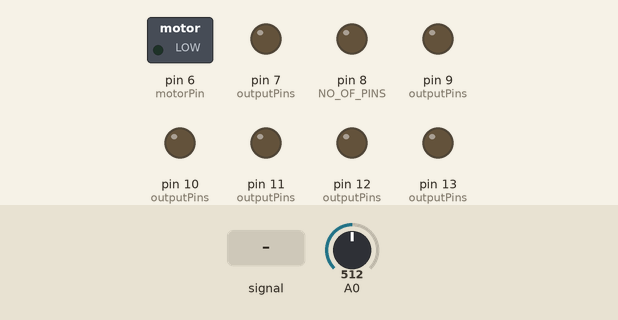
Recording of a sketch running on a simulated Arduino Uno, built with avr-gcc and run on an emulated ATmega328P. Shown: switched loads named in the sketch (green lamp = pin HIGH), output pins drawn as LEDs (lit = HIGH). Dashed ring = blinking. Inputs (shaded band) come from the test bench; at power-on: A0 = 512. Random numbers use the default seed unless the sketch sets one.

Above: at 1.2 s.
1.3 s: A0 fed a 200 Hz sine of ±81 counts around its level
At 2.86 s:
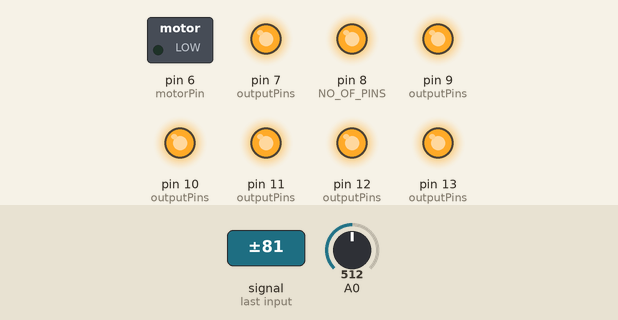
4.3 s: A0 set to 716
7.3 s: A0 set to 731
At 9.32 s:
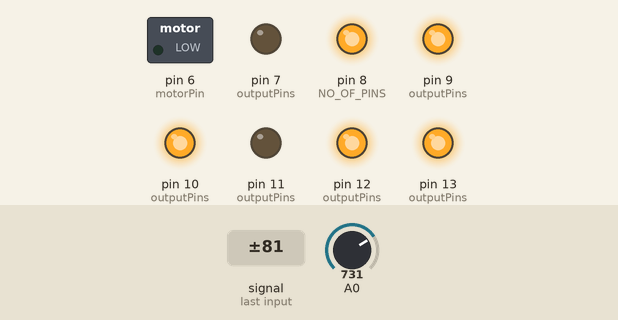
10.3 s: A0 set to 748
At 11.12 s:
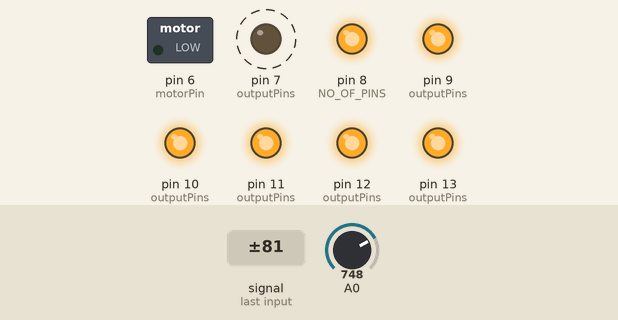
13.3 s: A0 set to 764
At 14.1 s:
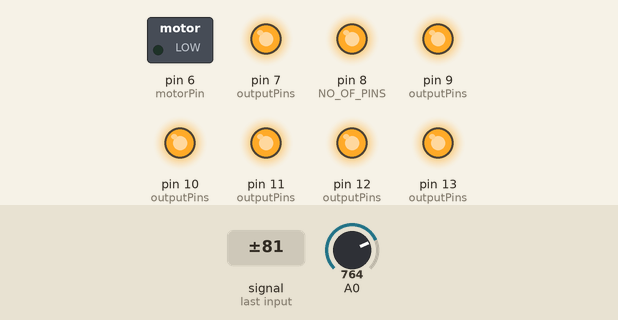
14.9 s: A0 set to 900
At 15.1 s:
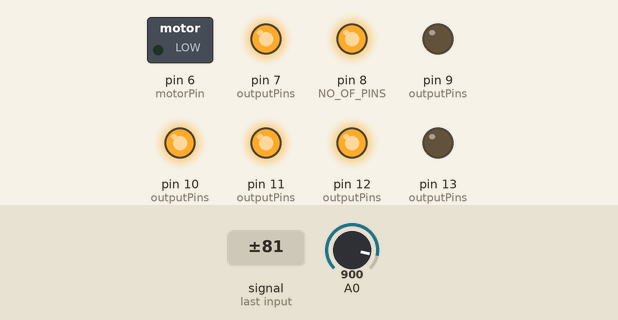
Timing chart, 0 to 21.0 s (numbered marks = the images above; inputs shaded):
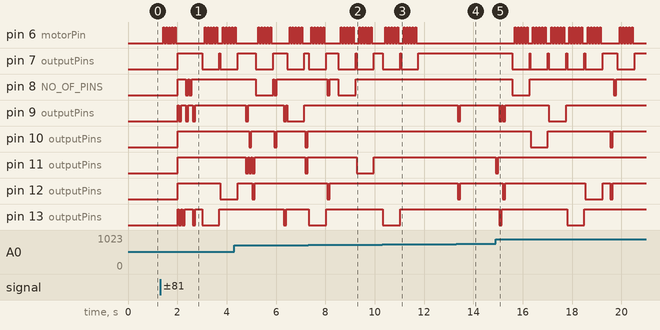

Measured:
- the behaviour switches between 730 and 731 on A0 (found by bisection; images 1 and 2)
- the behaviour switches between 763 and 764 on A0 (found by bisection; images 3 and 4)
- after the input at 1.3 s, pin 7 (outputPins): LOW → HIGH after 0.72 s, → LOW 0.98 s later, → HIGH 0.70 s later, → LOW 0.04 s later; pin 8 (NO_OF_PINS): goes HIGH 0.32 s, LOW 0.10 s, HIGH 0.04 s, LOW 0.10 s, then HIGH, starting after 0.72 s
- after the input at 7.3 s, pin 11 (outputPins): HIGH → LOW after 2.0 s, → HIGH 0.70 s later
- after the input at 10.3 s, pin 6 (motorPin): goes 4 × (HIGH 0.04 s, LOW 0.08 s), HIGH 0.04 s, LOW 0.22 s, 4 × (HIGH 0.04 s, LOW 0.08 s), HIGH 0.04 s, then LOW, starting after 0.13 s; pin 7 (outputPins): alternates HIGH for 0.04 s and LOW for 0.70 s, 4 changes in all, then stays HIGH, starting at once
- after the input at 13.3 s, pin 9 (outputPins), pin 12 (outputPins): HIGH → LOW after 0.07 s, → HIGH 0.10 s later
- after the input at 14.9 s, pin 7 (outputPins): goes 4 × (LOW 0.70 s, HIGH 0.04 s), LOW 0.70 s, HIGH 0.60 s, LOW 0.70 s, then HIGH, starting after 0.68 s; pin 8 (NO_OF_PINS): HIGH → LOW after 0.68 s, → HIGH 0.70 s later, → LOW 3.4 s later, → HIGH 0.10 s later

The sketch:

beatslaves2.ino
```cpp
// (licence header left out)
// Our Global Sample Rate, 5000hz
#define SAMPLEPERIODUS 200

// defines for setting and clearing register bits
#ifndef cbi
#define cbi(sfr, bit) (_SFR_BYTE(sfr) &= ~_BV(bit))
#endif
#ifndef sbi
#define sbi(sfr, bit) (_SFR_BYTE(sfr) |= _BV(bit))
#endif
#define NO_OF_PINS 8
const int motorPin = 6;
int outputPins[NO_OF_PINS] = {6, 7, 8, 9, 10, 11, 12, 13};
int outputPin;
char mystr[1] = "0"; //String data
char bystr[1] = "1";
int i;

void setup() {
    Serial.begin(9600);
    // Set ADC to 77khz, max for 10bit
    sbi(ADCSRA,ADPS2);
    cbi(ADCSRA,ADPS1);
    cbi(ADCSRA,ADPS0);

    //The pin with the LED
    pinMode(6, OUTPUT);
    pinMode(7, OUTPUT);
    pinMode(8, OUTPUT);
    pinMode(9, OUTPUT);
    pinMode(10, OUTPUT);
    pinMode(11, OUTPUT);
    pinMode(12, OUTPUT);
    pinMode(13, OUTPUT);
}

// 20 - 200hz Single Pole Bandpass IIR Filter
float bassFilter(float sample) {
    static float xv[3] = {0,0,0}, yv[3] = {0,0,0};
    xv[0] = xv[1]; xv[1] = xv[2];
    xv[2] = (sample) / 3.f; // change here to values close to 2, to adapt for stronger or weeker sources of line level audio


    yv[0] = yv[1]; yv[1] = yv[2];
    yv[2] = (xv[2] - xv[0])
        + (-0.7960060012f * yv[0]) + (1.7903124146f * yv[1]);
    return yv[2];
}

// 10hz Single Pole Lowpass IIR Filter
float envelopeFilter(float sample) { //10hz low pass
    static float xv[2] = {0,0}, yv[2] = {0,0};
    xv[0] = xv[1];
    xv[1] = sample / 50.f;
    yv[0] = yv[1];
    yv[1] = (xv[0] + xv[1]) + (0.9875119299f * yv[0]);
    return yv[1];
}

// 1.7 - 3.0hz Single Pole Bandpass IIR Filter
float beatFilter(float sample) {
    static float xv[3] = {0,0,0}, yv[3] = {0,0,0};
    xv[0] = xv[1]; xv[1] = xv[2];
    xv[2] = sample / 2.7f;
    yv[0] = yv[1]; yv[1] = yv[2];
    yv[2] = (xv[2] - xv[0])
        + (-0.7169861741f * yv[0]) + (1.4453653501f * yv[1]);
    return yv[2];
}

void loop() {
    unsigned long time = micros(); // Used to track rate
    float sample, value, envelope, beat, thresh;
    unsigned char i;
    /*digitalWrite(7, HIGH);
    digitalWrite(8, HIGH);
    digitalWrite(9, HIGH);
    digitalWrite(10, HIGH);
    digitalWrite(11, HIGH);
    digitalWrite(12, HIGH);
    digitalWrite(13, HIGH);*/


    for(i = 0;;++i){
        // Read ADC and center so +-512
        sample = (float)analogRead(0)-503.f;

        // Filter only bass component
        value = bassFilter(sample);

        // Take signal amplitude and filter
        if(value < 0)value=-value;
        envelope = envelopeFilter(value);

        // Every 200 samples (25hz) filter the envelope
        if(i == 200) {
                // Filter out repeating bass sounds 100 - 180bpm
                beat = beatFilter(envelope);
                // Threshold it based on potentiometer on AN1
                thresh = 0.02f * (float)300;
                // If we are above threshold, light up LED
                if(beat > thresh) {
                  //Serial.write(mystr,2); //Write the serial data
                  //(6, LOW);
                  //motor();
                  //delay(500);
                  outputPin = outputPins[random(1,8)];
                  digitalWrite(outputPin, LOW);
                  outputPin = outputPins[random(1,8)];
                  digitalWrite(outputPin, LOW);
                  delay(100);
                  if(digitalRead(7) == LOW){
                    motor();
                  }
                  digitalWrite(6, LOW);
                  digitalWrite(7, HIGH);
                  digitalWrite(8, HIGH);
                  digitalWrite(9, HIGH);
                  digitalWrite(10, HIGH);
                  digitalWrite(11, HIGH);
                  digitalWrite(12, HIGH);
                  digitalWrite(13, HIGH);
                }
                else {
                  //digitalWrite(outputPins[1,2,3,4,5,6], HIGH);
                  //digitalWrite(outputPin, HIGH);
                  //Serial.write(bystr,1);
                  //delay(100);
                  //digitalWrite(6, LOW);
                }

                //Reset sample counter
                i = 0;
        }

        // Consume excess clock cycles, to keep at 5000 hz
        for(unsigned long up = time+SAMPLEPERIODUS; time > 20 && time < up; time = micros());
    }
}

void motor(){
  for(i = 0;i < 5;i++){
  digitalWrite(6, HIGH);
  delay(40);
  digitalWrite(6, LOW);
  delay(80);
  }
}
```
